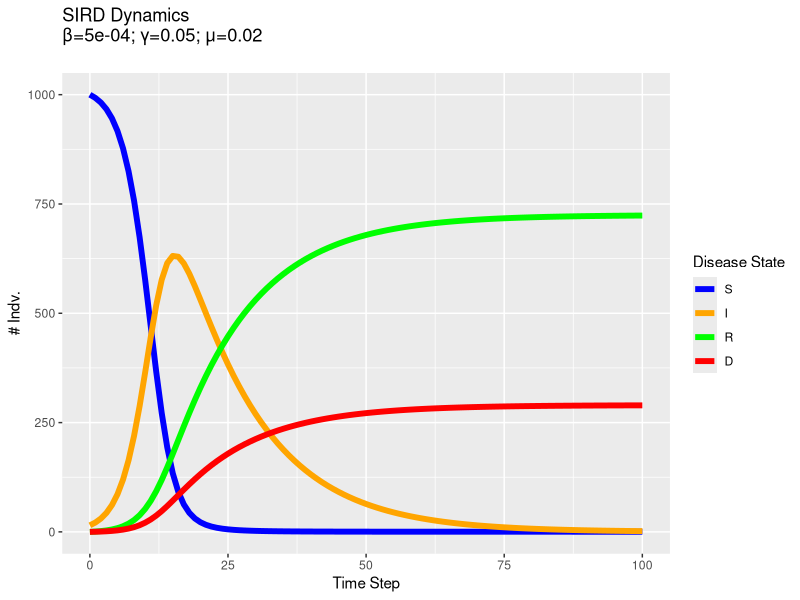

R code for this plot:
#SIRD Model of Disease Transmission
S=1000
I=15
R=0
D=0
beta=.0005
gamma=.05
mu=.02
#Create History Dataframe
history = data.frame(time=0, S=S,I=I,R=R,D=D);
#Create Time Step Function pmax used so values cannot drop below 0
stepDisease = function(time, Beta, Gamma, Mu){
  newS = pmax(S - (Beta*I*S), 0)
  newI = pmax(I + (Beta*I*S) - (Gamma*I) - (Mu*I), 0)
  newR = pmax(R + (Gamma*I), 0)
  newD = pmax(D + (Mu*I), 0)
  S <<- newS; I <<- newI; R <<- newR; D <<- newD;
  return(data.frame(time, S, I, R, D))
}
#Loop over step function
nreps = 100
for(i in 1:nreps){
  history = rbind(history, stepDisease(i, beta, gamma, mu))
}
#And finally plot
require(reshape2)
require(ggplot2)
plotdat = melt(history, id.vars = c("time"))
ggplot(data=plotdat)+
  aes(x=time, y=value, color=variable)+
  geom_line(size=2)+
  theme_set(theme_gray(base_size = 24))+
  xlab("Time Step")+ylab("# Indv.")+
  ggtitle(paste("SIRD Dynamics\nβ=",beta,"; γ=",gamma,"; μ=",mu,"\n", sep=""))+
  scale_color_manual(name="Disease State", 
    values=c("blue", "orange", "green", "red"))